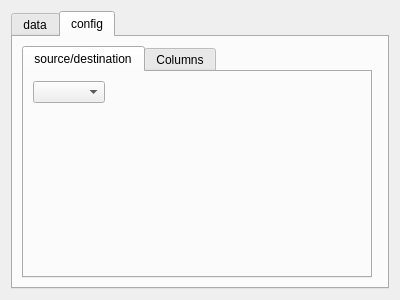
<?xml version="1.0" encoding="UTF-8"?>
<ui version="4.0">
 <comment>
* Released as open source by NCC Group Plc - http://www.nccgroup.com/
*
* Developed by Gabriel Caudrelier, gabriel dot caudrelier at nccgroup dot com
*
* https://github.com/nccgroup/pip3line
*
* Released under AGPL see LICENSE for more information
</comment>
 <class>InterceptWidget</class>
 <widget class="QWidget" name="InterceptWidget">
  <property name="geometry">
   <rect>
    <x>0</x>
    <y>0</y>
    <width>400</width>
    <height>300</height>
   </rect>
  </property>
  <property name="windowTitle">
   <string>Form</string>
  </property>
  <layout class="QVBoxLayout" name="mainLayout">
   <item>
    <widget class="QTabWidget" name="tabWidget">
     <property name="currentIndex">
      <number>1</number>
     </property>
     <widget class="QWidget" name="listTab">
      <attribute name="title">
       <string>data</string>
      </attribute>
      <layout class="QVBoxLayout" name="listLayout"/>
     </widget>
     <widget class="QWidget" name="confTab">
      <attribute name="title">
       <string>config</string>
      </attribute>
      <layout class="QHBoxLayout" name="horizontalLayout">
       <item>
        <widget class="QTabWidget" name="configTabWidget">
         <property name="currentIndex">
          <number>0</number>
         </property>
         <widget class="QWidget" name="sourceTab">
          <attribute name="title">
           <string>source/destination</string>
          </attribute>
          <layout class="QVBoxLayout" name="sourceLayout">
           <item alignment="Qt::AlignTop">
            <widget class="QComboBox" name="blockSourceComboBox">
             <property name="sizePolicy">
              <sizepolicy hsizetype="Maximum" vsizetype="Fixed">
               <horstretch>0</horstretch>
               <verstretch>0</verstretch>
              </sizepolicy>
             </property>
            </widget>
           </item>
          </layout>
         </widget>
         <widget class="QWidget" name="columnsTab">
          <attribute name="title">
           <string>Columns</string>
          </attribute>
          <layout class="QVBoxLayout" name="verticalLayout_2">
           <item>
            <widget class="QListView" name="columnListWidget">
             <property name="sizePolicy">
              <sizepolicy hsizetype="Maximum" vsizetype="Expanding">
               <horstretch>0</horstretch>
               <verstretch>0</verstretch>
              </sizepolicy>
             </property>
            </widget>
           </item>
          </layout>
         </widget>
        </widget>
       </item>
       <item>
        <widget class="QWidget" name="columnWidget" native="true">
         <layout class="QHBoxLayout" name="horizontalLayout_3">
          <property name="spacing">
           <number>0</number>
          </property>
          <property name="margin">
           <number>0</number>
          </property>
         </layout>
        </widget>
       </item>
      </layout>
     </widget>
    </widget>
   </item>
  </layout>
 </widget>
 <resources/>
 <connections/>
</ui>
